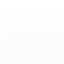
<?xml version="1.0" encoding="UTF-8"?>
<ui version="4.0">
 <class>GraphicsStartNode</class>
 <widget class="QWidget" name="GraphicsStartNode">
  <property name="geometry">
   <rect>
    <x>0</x>
    <y>0</y>
    <width>64</width>
    <height>64</height>
   </rect>
  </property>
  <property name="minimumSize">
   <size>
    <width>64</width>
    <height>64</height>
   </size>
  </property>
  <property name="maximumSize">
   <size>
    <width>64</width>
    <height>64</height>
   </size>
  </property>
  <property name="windowTitle">
   <string>Form</string>
  </property>
  <property name="styleSheet">
   <string notr="true">background-color: rgba(255, 255, 255, 0);</string>
  </property>
  <widget class="QPushButton" name="outputPort">
   <property name="geometry">
    <rect>
     <x>0</x>
     <y>0</y>
     <width>71</width>
     <height>71</height>
    </rect>
   </property>
   <property name="styleSheet">
    <string notr="true">QPushButton {
    background-image:url(:/img/img/startNode.png);
	
	background-color: rgba(255, 255, 255, 0);
}

QPushButton:hover{
	background-image:url(:/img/img/startNode-hover.png);
	
	background-color: rgba(255, 255, 255, 0);
}
QPushButton:pressed{
	
	background-image:url(:/img/img/startNode-press.png);
	
	background-color: rgba(255, 255, 255, 0);
}</string>
   </property>
   <property name="text">
    <string/>
   </property>
  </widget>
 </widget>
 <resources/>
 <connections/>
</ui>
